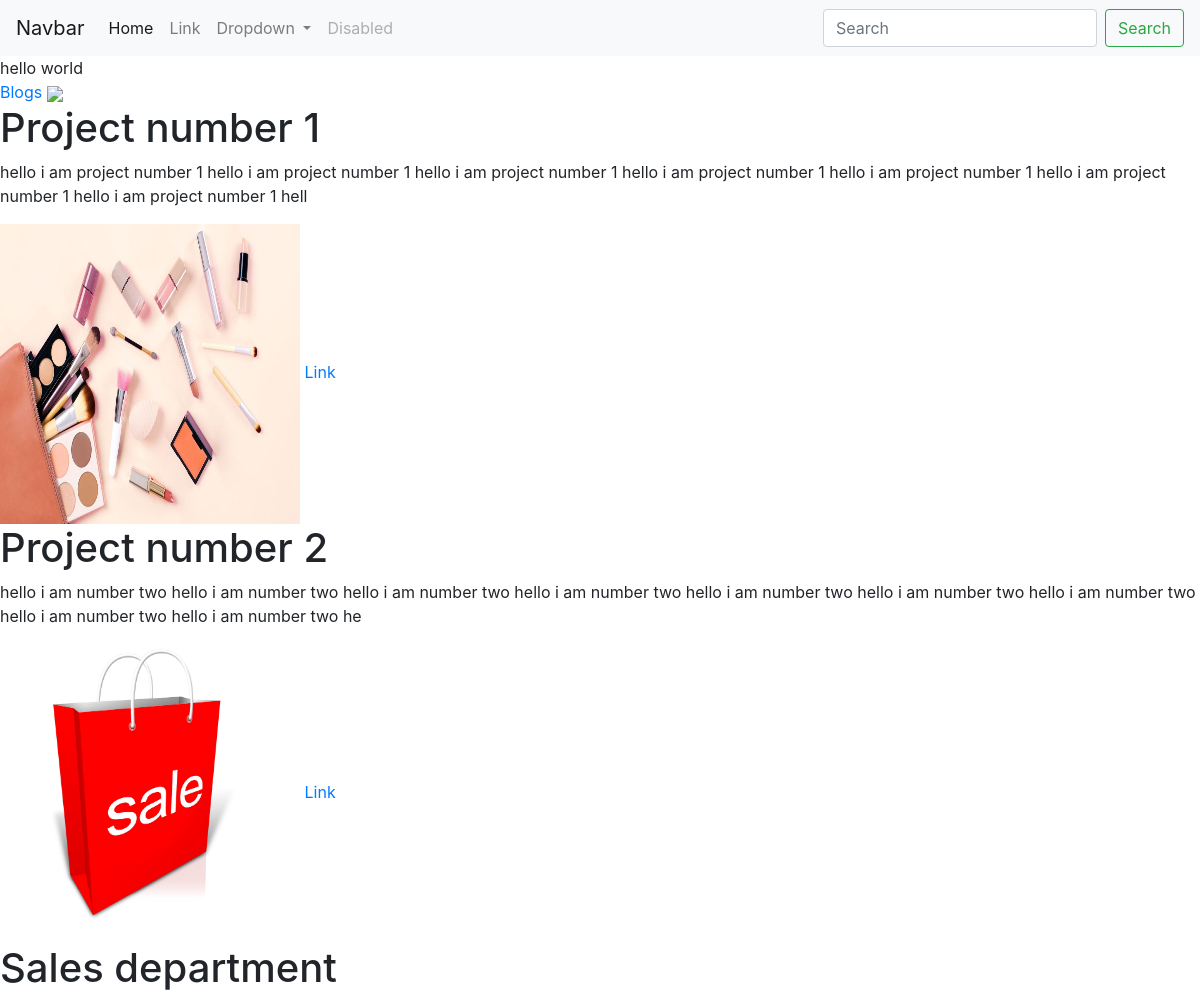
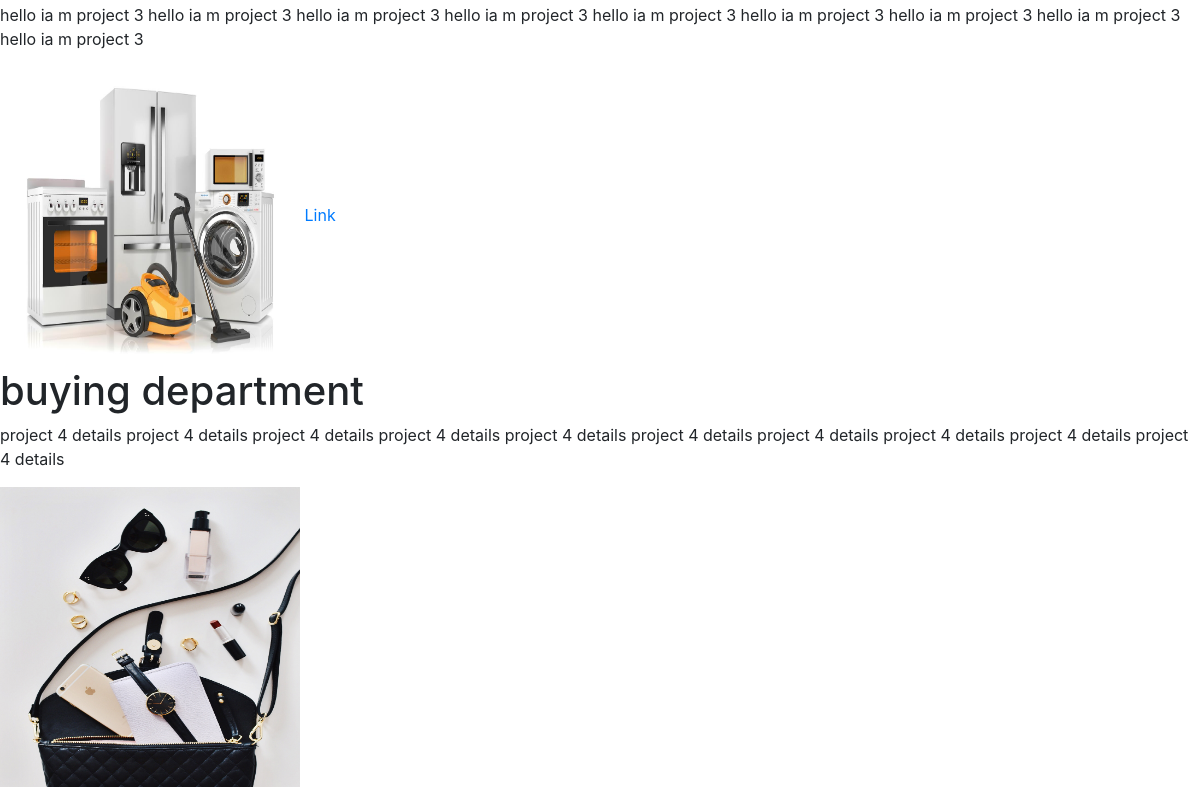
The page / on the database its author committed (2 pictures, top to bottom).
### portfolio/models.py (models this page shows, shortened)
class Project(models.Model):
   title = models.CharField(max_length=100)
   description = models.CharField(max_length=200)
   image = models.ImageField(upload_to='portfolio/images')
   url = models.URLField(blank=True)

### portfolio/views.py (the view)
# urls.py: 2. Add a URL to urlpatterns:  path('', views.home, name='home')
def home(request):
    project= Project.objects.all()
    return render(request, 'portfolio/home.html',{'joni':project})

### portfolio/templates/portfolio/home.html (shortened to what this page needs)
{% extends 'portfolio/base.html' %}
{% block content %}
<a href="{% url 'blog:all_blog' %}">Blogs</a>
{% load static %}
<img src="{% static 'portfolio/make_up_1.jpeg' %}">
{% for zak in joni %}
<h1>{{zak.title}}</h1>
<p>{{zak.description}}</p>
<img src="{{zak.image.url}}" height='300' width='300'>
{% if zak.url %}
<a href="{{zak.url }}">Link</a>
{% endif %}
{% endfor %}
{% endblock %}

### portfolio/templates/portfolio/base.html (shortened to what this page needs)
<!doctype html>
<html lang="en">
  <head>
    <link rel="stylesheet" href="https://cdn.jsdelivr.net/npm/bootstrap@4.5.3/dist/css/bootstrap.min.css">
  </head>
  <body>
    <nav class="navbar navbar-expand-lg navbar-light bg-light">
        <a class="navbar-brand" href="#">Navbar</a>
        <div class="collapse navbar-collapse" id="navbarSupportedContent">
          <ul class="navbar-nav mr-auto">
            <li class="nav-item active">
              <a class="nav-link" href="#">Home <span class="sr-only">(current)</span></a>
            </li>
            <li class="nav-item">
              <a class="nav-link" href="#">Link</a>
            </li>
            <li class="nav-item dropdown">
              <a class="nav-link dropdown-toggle" href="#" id="navbarDropdown" role="button" data-toggle="dropdown" aria-haspopup="true" aria-expanded="false">
                Dropdown
              </a>
            </li>
            <li class="nav-item">
              <a class="nav-link disabled" href="#" tabindex="-1" aria-disabled="true">Disabled</a>
            </li>
          </ul>
          <form class="form-inline my-2 my-lg-0">
            <input class="form-control mr-sm-2" type="search" placeholder="Search" aria-label="Search">
            <button class="btn btn-outline-success my-2 my-sm-0" type="submit">Search</button>
          </form>
        </div>
      </nav>
  </body>
</html>
{% block content %}
{% endblock %}
<link rel="stylesheet" href="https://cdn.jsdelivr.net/npm/bootstrap@4.5.3/dist/css/bootstrap.min.css">

### rows shown on the page
Project: title "Project number 1", description "hello i am project number 1 hello i am project number 1 hello i am project number 1 hello i am project number 1 hello i am project number 1 hello i am project number 1 hello i am project number 1 hell", image (picture)
Project: title "Project number 2", description "hello i am number two hello i am number two hello i am number two hello i am number two hello i am number two hello i am number two hello i am number two hello i am number two hello i am number two he", image (picture)
Project: title "Sales department", description "hello ia m project 3 hello ia m project 3 hello ia m project 3 hello ia m project 3 hello ia m project 3 hello ia m project 3 hello ia m project 3 hello ia m project 3 hello ia m project 3", image (picture)
Project: title "buying department", description "project 4 details project 4 details project 4 details project 4 details project 4 details project 4 details project 4 details project 4 details project 4 details project 4 details", image (picture)
